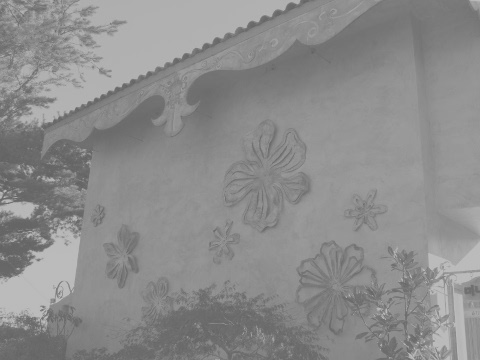
#> input picture img/abnormal.jpg, 480 x 360 px
$ jupyter execute 4.27_hist_normalize.ipynb
#> lines starting #> are read from the running program, lines starting #| are printed output that depends on the picture
[cell 1]
import cv2
import numpy as np
import matplotlib.pyplot as plt

[cell 2]
# 그레이 스케일로 이미지 읽기
img = cv2.imread('./img/abnormal.jpg', cv2.IMREAD_GRAYSCALE)
#> img is the input picture: shape (360, 480); min 96, max 194, mean 140.1

[cell 3]
plt.imshow(img, cmap='gray')
plt.xticks([])
plt.yticks([])
plt.show()

[cell 4]
# 정규화 직접 연산
img_f = img.astype(np.float32)
img_norm = ((img_f - img_f.min()) * (255) / (img_f.max() - img_f.min()))
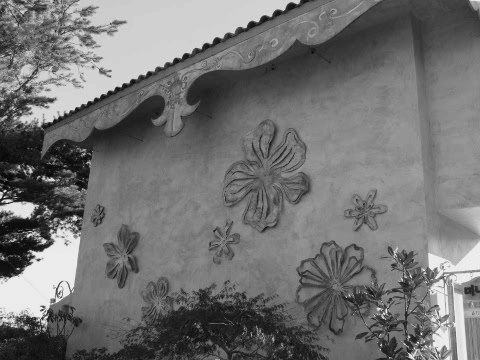
#> img_norm: shape (360, 480) float32; min 0, max 255, mean 114.7
img_norm = img_norm.astype(np.uint8)

[cell 5]
plt.imshow(img_norm, cmap='gray')
plt.xticks([])
plt.yticks([])
plt.show()

[cell 6]
# OpenCV API를 이용한 정규화
img_norm2 = cv2.normalize(img, None, 0, 255, cv2.NORM_MINMAX)

[cell 7]
# 히스토그램 계산
hist = cv2.calcHist([img], [0], None, [256], [0, 255])
#> hist = 256 values, max 6600 at index 145, min 0 at index 0, mean 675
hist_norm = cv2.calcHist([img_norm], [0], None, [256], [0, 255])
#> hist_norm = 256 values, max 6600 at index 127, min 0 at index 1, mean 675
hist_norm2 = cv2.calcHist([img_norm2], [0], None, [256], [0, 255])
#> hist_norm2 = 256 values, max 6600 at index 128, min 0 at index 1, mean 675

[cell 8]
# 결과 출력
imgs = {'Before':img, 'Manual':img_norm, 'cv2.normalize()':img_norm2,
       'Before_Hist':hist, 'Manual_Hist':hist_norm, 'cv2.normalize()_Hist':hist_norm2}

fig = plt.figure(figsize=(20, 10))
for i, (k, v) in enumerate(imgs.items()):
    plt.subplot(2, 3, i+1)
    plt.title(k)
    if i < 3:
        plt.imshow(v, cmap='gray')
        plt.xticks([])
        plt.yticks([])
    else:
        plt.plot(v)
#> this loop made 6 passes
#> k on passes 1 to 6: 'Before', 'Manual', 'cv2.normalize()', 'Before_Hist', 'Manual_Hist', 'cv2.normalize()_Hist'
plt.show()
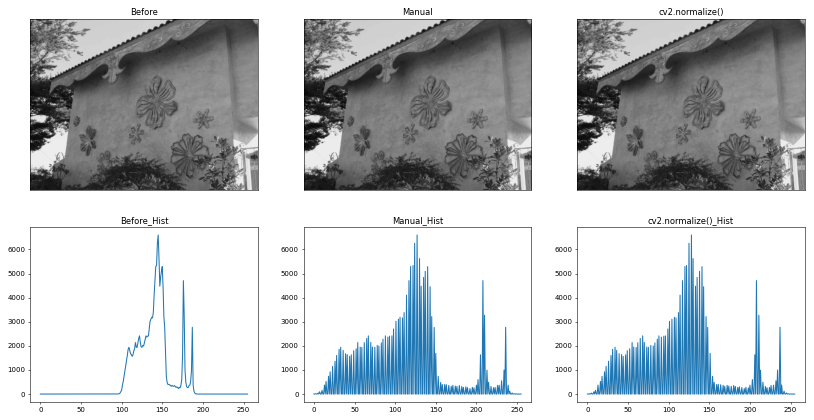
#> figure drawn by matplotlib, 6 panels; panel 4: curve peaks at x = 145, y = 6600; panel 5: curve peaks at x = 127, y = 6600; panel 6: curve peaks at x = 128, y = 6600
